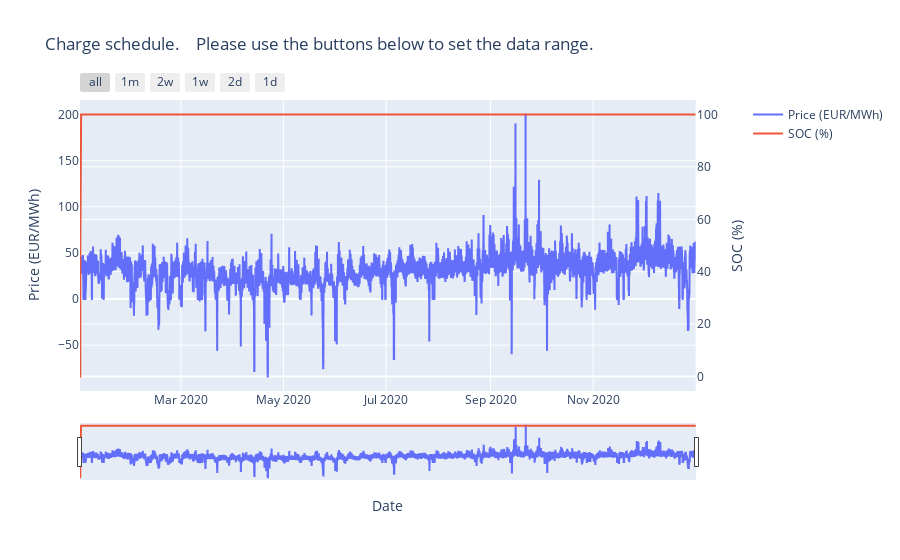

Notebook code cell kept with this figure:
### Code cell
display_schedule(df_optim)

### Figure 1 — Plotly figure (JSON) as saved in the notebook; plotly's stock layout.template omitted (floating-point values rounded to 4 significant figures; data arrays with more than 128 entries replaced by an {"elided": "..."} marker saying what was removed)
{"data": [{"line": {"shape": "hv"}, "name": "Price (EUR/MWh)", "showlegend": true, "type": "scatter", "x": {"elided": "8782 str values"}, "xaxis": "x", "y": {"elided": "8782 float values"}, "yaxis": "y"}, {"name": "SOC (%)", "showlegend": true, "type": "scatter", "x": {"elided": "8782 str values"}, "xaxis": "x", "y": {"elided": "8782 int values"}, "yaxis": "y2"}], "layout": {"shapes": [{"fillcolor": "green", "line": {"width": 0}, "opacity": 0.25, "type": "rect", "x0": "2020-01-01T05:00:00", "x1": "2020-01-01T07:00:00", "y0": 1, "y1": 100, "yref": "y2"}], "title": {"text": "Charge schedule.    Please use the buttons below to set the data range.<br>"}, "xaxis": {"anchor": "y", "domain": [0, 0.94], "rangeselector": {"buttons": [{"step": "all"}, {"count": 1, "label": "1m", "step": "month", "stepmode": "backward"}, {"count": 14, "label": "2w", "step": "day", "stepmode": "backward"}, {"count": 7, "label": "1w", "step": "day", "stepmode": "backward"}, {"count": 2, "label": "2d", "step": "day", "stepmode": "backward"}, {"count": 1, "label": "1d", "step": "day", "stepmode": "backward"}]}, "rangeslider": {"visible": true}, "title": {"text": "Date"}, "type": "date"}, "yaxis": {"anchor": "x", "domain": [0, 1], "title": {"text": "Price (EUR/MWh)"}}, "yaxis2": {"anchor": "x", "overlaying": "y", "side": "right", "title": {"text": "SOC (%)"}}}}
